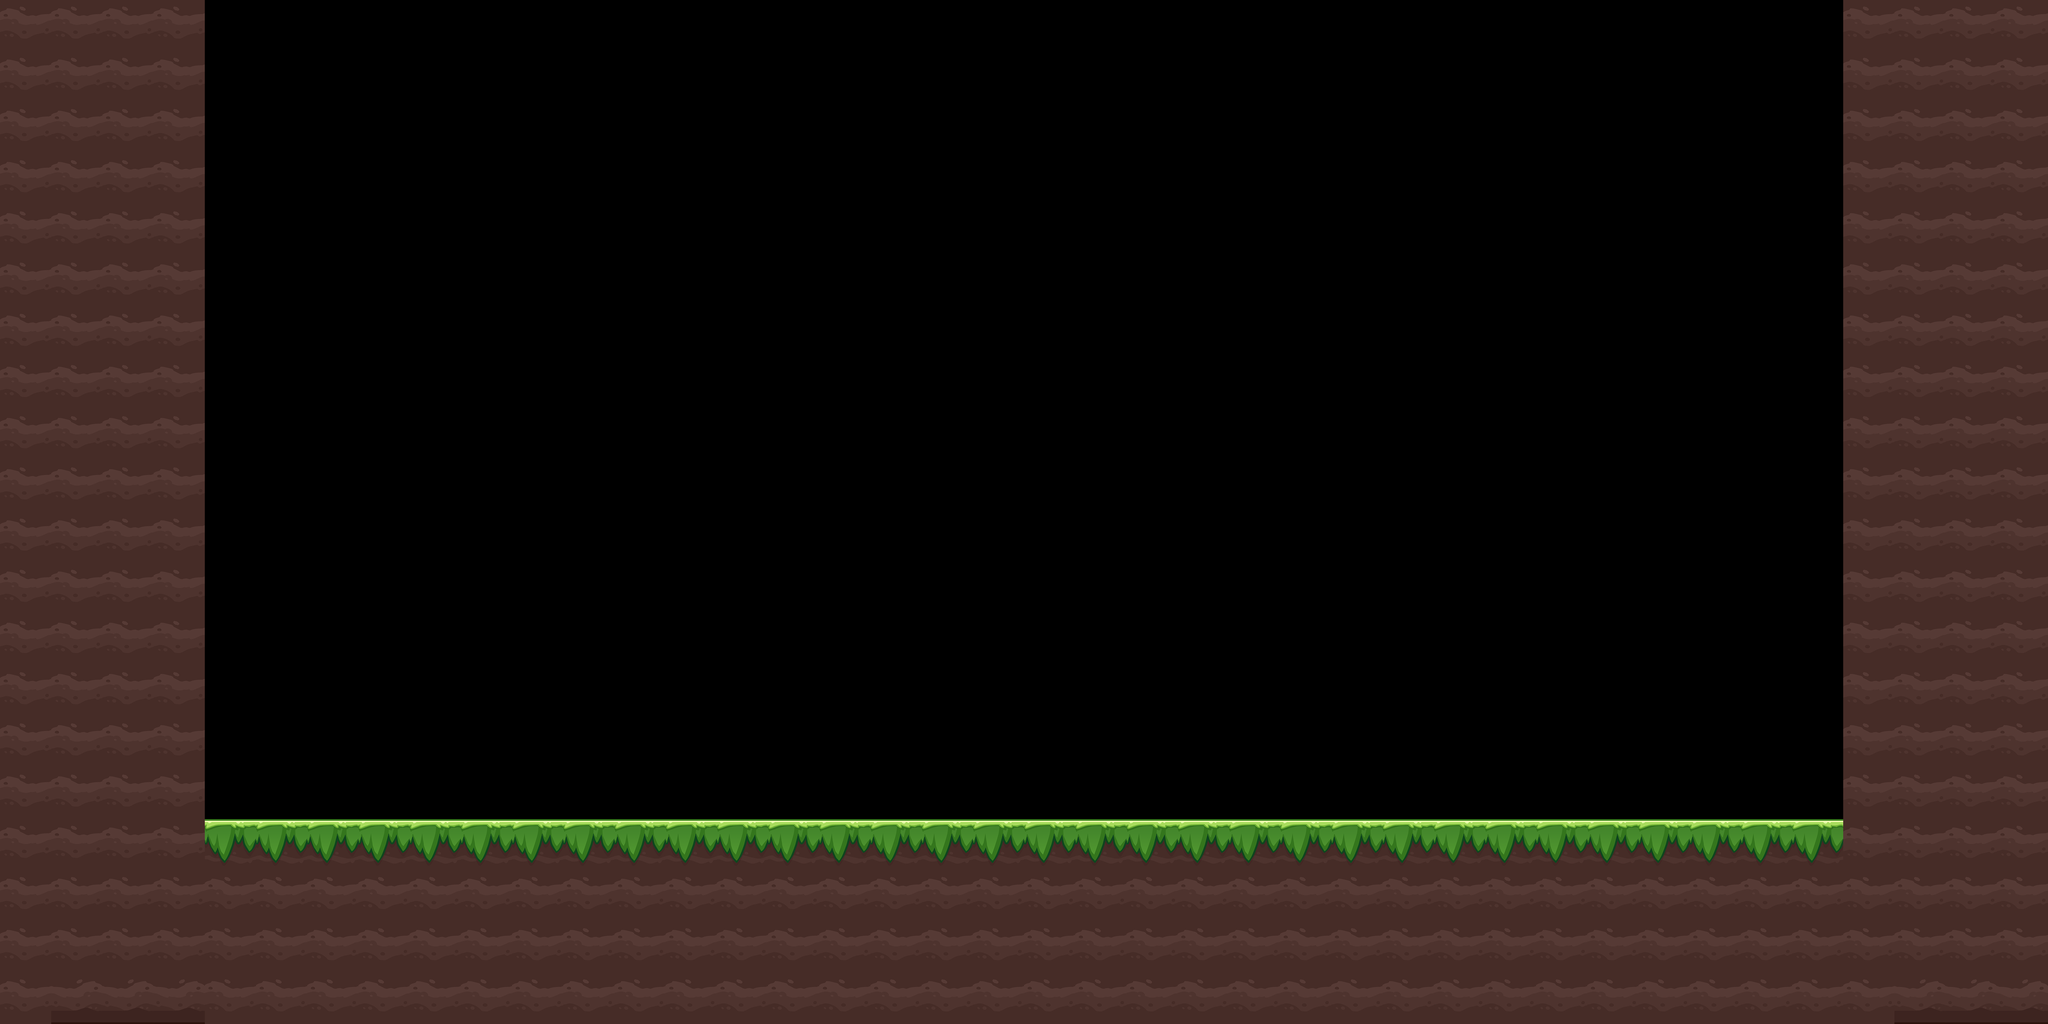

A level layout from a 2D game, rendered from its tile map. Below: a short description, then the map file with its tile-grid data intact:
An orthogonal 40x20 tile map with 128x128 px tiles, 1 tile layer (ground).

<map version="1.10" tiledversion="1.10.2" orientation="orthogonal" renderorder="right-down" width="40" height="20" tilewidth="128" tileheight="128" infinite="0" nextlayerid="5" nextobjectid="1">
 <tileset firstgid="1" name="Tile" tilewidth="128" tileheight="128" tilecount="11" columns="0">
  <grid orientation="orthogonal" width="1" height="1" />
  <tile id="0">
   <image width="128" height="128" source="tile/spring/ground-bot-center.png" />
  </tile>
  <tile id="1">
   <image width="128" height="128" source="tile/spring/ground-bot-center.png" />
  </tile>
  <tile id="2">
   <image width="128" height="128" source="tile/spring/ground-right-fix.png" />
  </tile>
  <tile id="3">
   <image width="128" height="128" source="tile/spring/ground-top-center.png" />
  </tile>
  <tile id="4">
   <image width="128" height="128" source="tile/spring/ground-bot-center.png" />
  </tile>
  <tile id="5">
   <image width="128" height="128" source="tile/spring/ground-bot-corner-left.png" />
  </tile>
  <tile id="6">
   <image width="128" height="128" source="tile/spring/ground-bot-corner-right.png" />
  </tile>
  <tile id="7">
   <image width="128" height="128" source="tile/spring/ground-center.png" />
  </tile>
  <tile id="8">
   <image width="128" height="128" source="tile/spring/ground-corner-top-left.png" />
  </tile>
  <tile id="9">
   <image width="128" height="128" source="tile/spring/ground-corner-top-right.png" />
  </tile>
  <tile id="10">
   <image width="128" height="128" source="tile/spring/ground-left.png" />
  </tile>
 </tileset>
 <layer id="4" name="ground" width="40" height="20">
  <data encoding="csv">
8,8,8,8,0,0,0,0,0,0,0,0,0,0,0,0,0,0,0,0,0,0,0,0,0,0,0,0,0,0,0,0,0,0,0,0,8,8,8,8,
8,8,8,8,0,0,0,0,0,0,0,0,0,0,0,0,0,0,0,0,0,0,0,0,0,0,0,0,0,0,0,0,0,0,0,0,8,8,8,8,
8,8,8,8,0,0,0,0,0,0,0,0,0,0,0,0,0,0,0,0,0,0,0,0,0,0,0,0,0,0,0,0,0,0,0,0,8,8,8,8,
8,8,8,8,0,0,0,0,0,0,0,0,0,0,0,0,0,0,0,0,0,0,0,0,0,0,0,0,0,0,0,0,0,0,0,0,8,8,8,8,
8,8,8,8,0,0,0,0,0,0,0,0,0,0,0,0,0,0,0,0,0,0,0,0,0,0,0,0,0,0,0,0,0,0,0,0,8,8,8,8,
8,8,8,8,0,0,0,0,0,0,0,0,0,0,0,0,0,0,0,0,0,0,0,0,0,0,0,0,0,0,0,0,0,0,0,0,8,8,8,8,
8,8,8,8,0,0,0,0,0,0,0,0,0,0,0,0,0,0,0,0,0,0,0,0,0,0,0,0,0,0,0,0,0,0,0,0,8,8,8,8,
8,8,8,8,0,0,0,0,0,0,0,0,0,0,0,0,0,0,0,0,0,0,0,0,0,0,0,0,0,0,0,0,0,0,0,0,8,8,8,8,
8,8,8,8,0,0,0,0,0,0,0,0,0,0,0,0,0,0,0,0,0,0,0,0,0,0,0,0,0,0,0,0,0,0,0,0,8,8,8,8,
8,8,8,8,0,0,0,0,0,0,0,0,0,0,0,0,0,0,0,0,0,0,0,0,0,0,0,0,0,0,0,0,0,0,0,0,8,8,8,8,
8,8,8,8,0,0,0,0,0,0,0,0,0,0,0,0,0,0,0,0,0,0,0,0,0,0,0,0,0,0,0,0,0,0,0,0,8,8,8,8,
8,8,8,8,0,0,0,0,0,0,0,0,0,0,0,0,0,0,0,0,0,0,0,0,0,0,0,0,0,0,0,0,0,0,0,0,8,8,8,8,
8,8,8,8,0,0,0,0,0,0,0,0,0,0,0,0,0,0,0,0,0,0,0,0,0,0,0,0,0,0,0,0,0,0,0,0,8,8,8,8,
8,8,8,8,0,0,0,0,0,0,0,0,0,0,0,0,0,0,0,0,0,0,0,0,0,0,0,0,0,0,0,0,0,0,0,0,8,8,8,8,
8,8,8,8,0,0,0,0,0,0,0,0,0,0,0,0,0,0,0,0,0,0,0,0,0,0,0,0,0,0,0,0,0,0,0,0,8,8,8,8,
8,8,8,8,0,0,0,0,0,0,0,0,0,0,0,0,0,0,0,0,0,0,0,0,0,0,0,0,0,0,0,0,0,0,0,0,8,8,8,8,
8,8,8,8,4,4,4,4,4,4,4,4,4,4,4,4,4,4,4,4,4,4,4,4,4,4,4,4,4,4,4,4,4,4,4,4,8,8,8,8,
8,8,8,8,8,8,8,8,8,8,8,8,8,8,8,8,8,8,8,8,8,8,8,8,8,8,8,8,8,8,8,8,8,8,8,8,8,8,8,8,
8,8,8,8,8,8,8,8,8,8,8,8,8,8,8,8,8,8,8,8,8,8,8,8,8,8,8,8,8,8,8,8,8,8,8,8,8,8,8,8,
8,5,5,5,8,8,8,8,8,8,8,8,8,8,8,8,8,8,8,8,8,8,8,8,8,8,8,8,8,8,8,8,8,8,8,8,8,5,5,5
</data>
 </layer>
</map>
